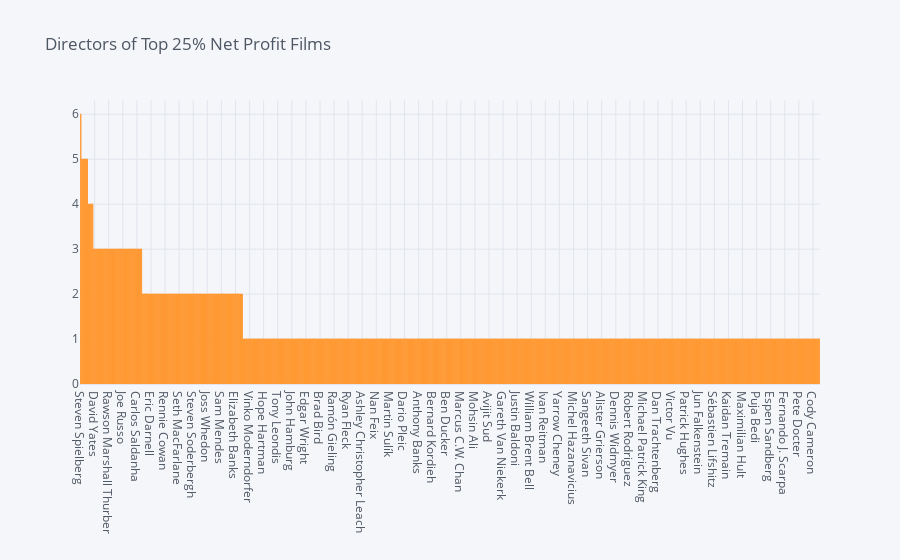

The notebook cell saved with this chart:
### Code cell
# Conditional probability for finding chances of producing a top netting film 
# given 0 or 1 previous top netting film.
a = len(all_directors.unique())
b = len(top_directors.unique())
c = len(top_directors_df.loc[top_directors_df['count'] > 1])

print('All directors = a = ' + str(a))
print('Directors of top net profit films = b = ' + str(b))
print('Directors with more than one top net profit film = c = ' + str(c))

print('Chance of making a top net profit film = b/a = {}%'.format(str(round((100*b/a)))))
print('Chance of making a another top net profit film = c/b = {}%'.format(str(round(100*c/b))))

top_directors_df.sort_values('count', ascending=False).\
        iplot(kind='bar', x='director', y='count', title='Directors of Top 25% Net Profit Films', ax=ax)

### Figure 1 — Plotly figure (JSON) as saved in the notebook; plotly's stock layout.template omitted (floating-point values rounded to 4 significant figures; data arrays with more than 128 entries replaced by an {"elided": "..."} marker saying what was removed)
{"data": [{"marker": {"color": "rgba(255, 153, 51, 0.6)", "line": {"color": "rgba(255, 153, 51, 1.0)", "width": 1}}, "name": "count", "orientation": "v", "text": "", "type": "bar", "x": {"elided": "683 str values"}, "y": {"elided": "683 int values"}}], "layout": {"legend": {"bgcolor": "#F5F6F9", "font": {"color": "#4D5663"}}, "paper_bgcolor": "#F5F6F9", "plot_bgcolor": "#F5F6F9", "title": {"font": {"color": "#4D5663"}, "text": "Directors of Top 25% Net Profit Films"}, "xaxis": {"gridcolor": "#E1E5ED", "showgrid": true, "tickfont": {"color": "#4D5663"}, "title": {"font": {"color": "#4D5663"}, "text": ""}, "zerolinecolor": "#E1E5ED"}, "yaxis": {"gridcolor": "#E1E5ED", "showgrid": true, "tickfont": {"color": "#4D5663"}, "title": {"font": {"color": "#4D5663"}, "text": ""}, "zerolinecolor": "#E1E5ED"}}}
